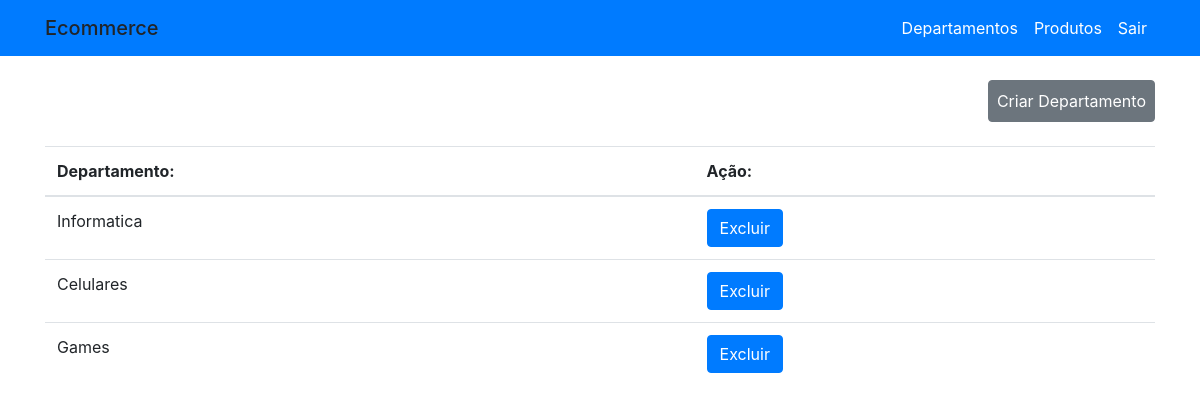
Page /departamentosadm/ (signed in) on the committed database.
### ecommerce/models.py (models this page shows, shortened)
class Departamento(models.Model):
    departamento= models.CharField(max_length=100)
    img= models.ImageField()

### ecommerce/views.py (the view)
# urls.py: path('departamentosadm/',views.departamentosadm),
@login_required(login_url='/adm-login/')
def departamentosadm(request):
    if not request.user.is_staff:
        return redirect('/adm-login/')
    return render(request,"departamentosadm.html",{"form": Form_Departamento(),"dpts": Departamento.objects.all()})

### ecommerce/templates/departamentosadm.html (shortened to what this page needs)
{% include 'header.html'%}
<br>
<div class="container">
    <div class="d-flex justify-content-end">
        <button class="btn btn-secondary p-2" data-toggle="modal" data-target="#formModal">Criar Departamento</button>
    </div>
    <br>
    <table class="table">
        <thead>
            <tr>
                <th scope="col">Departamento:</th>
                <th scope="col">Ação:</th>
            </tr>
        </thead>
        <tbody>
            {% for d in dpts%}
                <tr>
                    <td scope="col">{{d.departamento}}</td>
                    <td scope="col"><a class="btn btn-primary" href="/remove_dpt/?id={{d.id}}">Excluir</a></td>
                </tr>
            {% endfor%}
        </tbody>
    </table>
</div>

### rows in the picture
Departamento: departamento "Informatica"
Departamento: departamento "Celulares"
Departamento: departamento "Games"
